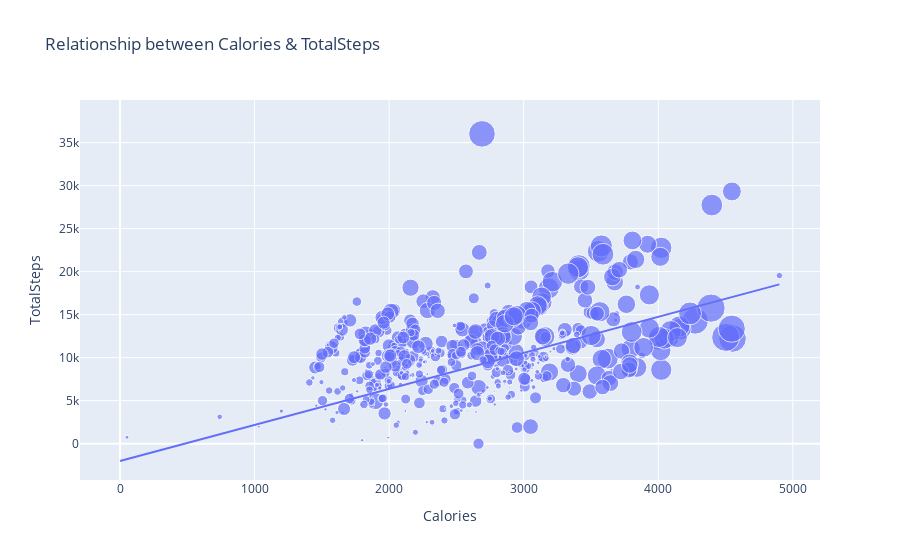

The code cell stored with this chart in its notebook:
### Code cell
figure = px.scatter(data_frame = data, x='Calories', y='TotalSteps',
                   size='VeryActiveMinutes', trendline='ols', 
                   title='Relationship between Calories & TotalSteps')
figure.show()

### Figure 1 — Plotly figure (JSON) as saved in the notebook; plotly's stock layout.template omitted (floating-point values rounded to 4 significant figures; data arrays with more than 128 entries replaced by an {"elided": "..."} marker saying what was removed)
{"data": [{"hovertemplate": "Calories=%{x}<br>TotalSteps=%{y}<br>VeryActiveMinutes=%{marker.size}<extra></extra>", "legendgroup": "", "marker": {"color": "#636efa", "size": {"elided": "940 int values"}, "sizemode": "area", "sizeref": 0.525, "symbol": "circle"}, "mode": "markers", "name": "", "orientation": "v", "showlegend": false, "type": "scatter", "x": {"elided": "940 int values"}, "xaxis": "x", "y": {"elided": "940 int values"}, "yaxis": "y"}, {"hovertemplate": "<b>OLS trendline</b><br>TotalSteps = 4.19039 * Calories + -2015.1<br>R<sup>2</sup>=0.349953<br><br>Calories=%{x}<br>TotalSteps=%{y} <b>(trend)</b><extra></extra>", "legendgroup": "", "marker": {"color": "#636efa", "symbol": "circle"}, "mode": "lines", "name": "", "showlegend": false, "type": "scatter", "x": {"elided": "940 int values"}, "xaxis": "x", "y": {"elided": "940 float values"}, "yaxis": "y"}], "layout": {"legend": {"itemsizing": "constant", "tracegroupgap": 0}, "title": {"text": "Relationship between Calories & TotalSteps"}, "xaxis": {"anchor": "y", "domain": [0, 1], "title": {"text": "Calories"}}, "yaxis": {"anchor": "x", "domain": [0, 1], "title": {"text": "TotalSteps"}}}}
